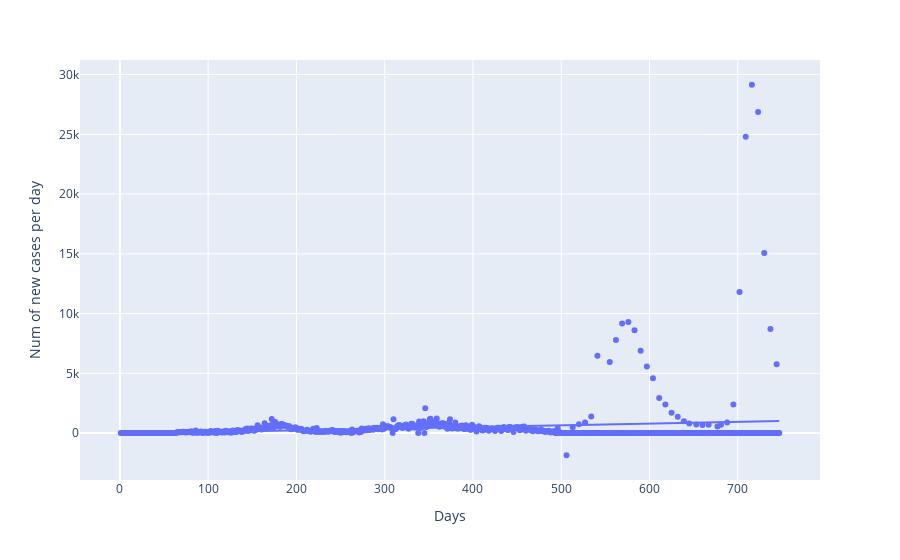

Notebook source saved alongside this figure:
### Markdown cell above
#### Trendline of Number of new cases in palm beach county.

### Code cell
# https://stackoverflow.com/questions/41635448/how-can-i-draw-scatter-trend-line-on-matplot-python-pandas

df = covid_fl_pbc
fig = px.scatter(df, x="Days", y="Num of new cases per day", trendline="ols")
fig.show()

### Figure 1 — Plotly figure (JSON) as saved in the notebook; plotly's stock layout.template omitted (floating-point values rounded to 4 significant figures; data arrays with more than 128 entries replaced by an {"elided": "..."} marker saying what was removed)
{"data": [{"hovertemplate": "Days=%{x}<br>Num of new cases per day=%{y}<extra></extra>", "legendgroup": "", "marker": {"color": "#636efa", "symbol": "circle"}, "mode": "markers", "name": "", "orientation": "v", "showlegend": false, "type": "scatter", "x": {"elided": "747 int values"}, "xaxis": "x", "y": {"elided": "747 int values"}, "yaxis": "y"}, {"hovertemplate": "<b>OLS trendline</b><br>Num of new cases per day = 1.43871 * Days + -64.4522<br>R<sup>2</sup>=0.023258<br><br>Days=%{x}<br>Num of new cases per day=%{y} <b>(trend)</b><extra></extra>", "legendgroup": "", "marker": {"color": "#636efa", "symbol": "circle"}, "mode": "lines", "name": "", "showlegend": false, "type": "scatter", "x": {"elided": "747 int values"}, "xaxis": "x", "y": {"elided": "747 float values"}, "yaxis": "y"}], "layout": {"legend": {"tracegroupgap": 0}, "margin": {"t": 60}, "xaxis": {"anchor": "y", "domain": [0, 1], "title": {"text": "Days"}}, "yaxis": {"anchor": "x", "domain": [0, 1], "title": {"text": "Num of new cases per day"}}}}
